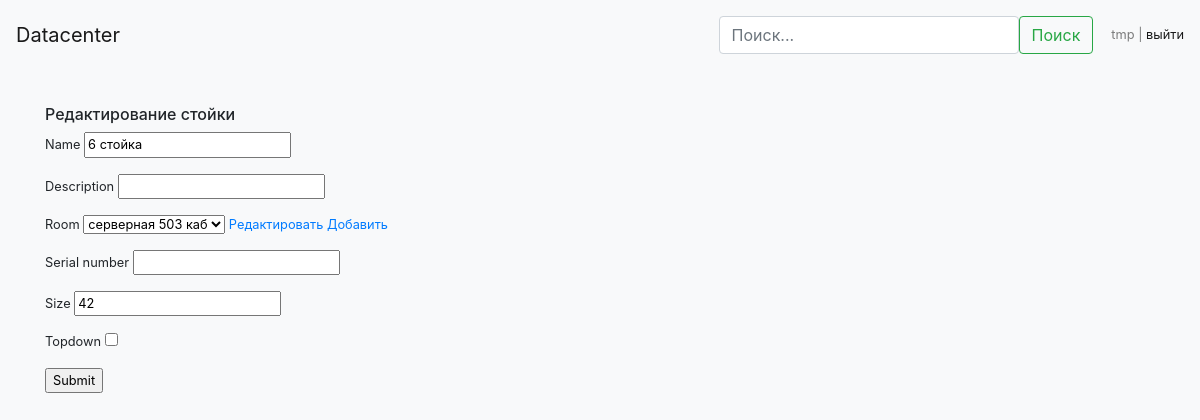
Page /rack_edit/20 (signed in) on the committed database.
### server_list/models.py (models this page shows, shortened)
class Rack(models.Model):
    name = models.CharField(max_length=50)
    description = models.CharField(max_length=500, blank=True)
    room = models.ForeignKey(Room, on_delete=models.SET_DEFAULT, default=None)
    serial_number = models.CharField(max_length=100, blank=True)
    size = models.IntegerField(default=0)
    topdown = models.BooleanField(default=False)

### server_list/views.py (the view, shortened to what this page needs)
# urls.py: url(r'rack_edit/(?P<rack_id>\d*)', views.rack_edit, name="rack_edit"),
@login_required(login_url=reverse_lazy('custom_login'))
def rack_edit(request, rack_id):
    print('post', request.POST.get('close'))
    print('get', request.GET.get('close'))
    try:
        rack = Rack.objects.get(pk=rack_id)
    except Rack.DoesNotExists:
        raise Http404("No rack found")
    if request.method == 'GET':
        form = RackForm(instance=rack)
        return render(request, os.path.join('server_list', 'rack_edit.html'), {'form': form})

### server_list/forms.py (shortened to what this page needs)
class RackForm(ModelForm):
    class Meta:
        model = Rack
        fields = '__all__'

### server_list/models.py (called while the page is built)
    def __str__(self):
        return self.name

### server_list/templates/server_list/rack_edit.html (shortened to what this page needs)
{% extends 'server_list/navbar.html' %}
{% block content %}
 <h6>Редактирование стойки</h6>
<form method="post">
    {% for field in form %}
    <p>{{field.label}} {{field}}
        {% if 'room' in field.name %}
        <a href="javascript:void(0);" onclick="open_window('{% url 'room_edit_without_parameters' %}'+document.getElementById('{{field.auto_id}}').value+'?close=True', 'room_edit');">Редактировать</a>
        <a href="javascript:void(0);" onClick="open_window('{% url 'room_new' %}', 'room_add');">Добавить</a>
        {% endif %}
    </p>
    {% endfor %}
    <p><input type="submit" value="Submit" onclick="if(opener != null) opener.call_reload()"></p>
</form>
{% endblock %}

### server_list/templates/server_list/navbar.html (shortened to what this page needs)
<!DOCTYPE html>
{% load staticfiles %}
<html lang="en">
<head>
    <link type="text/css" rel="stylesheet" href="{% static 'server_list/css/bootstrap.min.css' %}"
          media="screen,projection"/>
</head>
<body class="bg-light">
<nav class=" navbar navbar-expand-lg navbar-expand-md navbar-light bg-light">
    <a class=" navbar-brand" href="{% url 'list' %}">Datacenter</a>
    <div class="collapse navbar-collapse" id="navbarText">
        <ul class="nav navbar-nav">
            <li class="nav-item">
                <form id="searchform" class="form-inline my-2 my-lg-2" method="POST" autocomplete="off"
                      action="{% url 'search'%}">
                    <div class="autocomplete" id="autocomplete" style="width:300px;">
                        <input class="form-control mr-sm-2" name="searchInput" type="search" placeholder="Поиск..."
                               id="myInput" style="width:100%">
                    </div>
                    <button class="btn btn-outline-success my-2 my-sm-0" type="submit">Поиск</button>
                </form>
            </li>
        </ul>
        <span class="navbar-text">
                {% if user.is_authenticated %}
                    {{user}} | <a href="{%url 'custom_logout'%}?next={{request.get_full_path}}" class="navbar-link">выйти</a>
                {% else %}
                    <a href="{% url 'custom_login' %}?next={{request.get_full_path}}" class="navbar-link">Войти</a>
                {% endif %}
        </span>
    </div>
</nav>
<div class="container mx-auto">
    <br>
    {% block content %}
    {% endblock %}
</div>
</body>
</html>

### rows in the picture
Rack: form "6 стойка" "серверная 503 каб" "42"

### other values in the picture
{{ user }} "tmp"
{{ field.label }} "Name" "Description" "Room" "Serial number" "Size" "Topdown"
